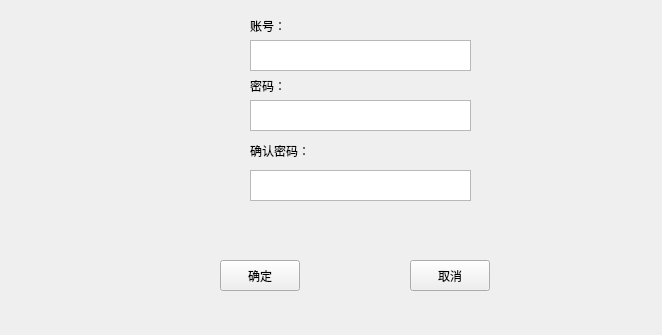
<?xml version="1.0" encoding="UTF-8"?>
<ui version="4.0">
 <class>Form</class>
 <widget class="QWidget" name="Form">
  <property name="geometry">
   <rect>
    <x>0</x>
    <y>0</y>
    <width>662</width>
    <height>335</height>
   </rect>
  </property>
  <property name="windowTitle">
   <string>Form</string>
  </property>
  <widget class="QLabel" name="label">
   <property name="geometry">
    <rect>
     <x>250</x>
     <y>0</y>
     <width>41</width>
     <height>51</height>
    </rect>
   </property>
   <property name="text">
    <string>账号：</string>
   </property>
  </widget>
  <widget class="QLabel" name="label_2">
   <property name="geometry">
    <rect>
     <x>250</x>
     <y>70</y>
     <width>41</width>
     <height>31</height>
    </rect>
   </property>
   <property name="text">
    <string>密码：</string>
   </property>
  </widget>
  <widget class="QLabel" name="label_3">
   <property name="geometry">
    <rect>
     <x>250</x>
     <y>130</y>
     <width>91</width>
     <height>41</height>
    </rect>
   </property>
   <property name="text">
    <string>确认密码：</string>
   </property>
  </widget>
  <widget class="QTextEdit" name="textEdit">
   <property name="geometry">
    <rect>
     <x>250</x>
     <y>40</y>
     <width>221</width>
     <height>31</height>
    </rect>
   </property>
  </widget>
  <widget class="QTextEdit" name="textEdit_2">
   <property name="geometry">
    <rect>
     <x>250</x>
     <y>100</y>
     <width>221</width>
     <height>31</height>
    </rect>
   </property>
  </widget>
  <widget class="QTextEdit" name="textEdit_3">
   <property name="geometry">
    <rect>
     <x>250</x>
     <y>170</y>
     <width>221</width>
     <height>31</height>
    </rect>
   </property>
  </widget>
  <widget class="QPushButton" name="pushButton">
   <property name="geometry">
    <rect>
     <x>220</x>
     <y>260</y>
     <width>80</width>
     <height>31</height>
    </rect>
   </property>
   <property name="text">
    <string>确定</string>
   </property>
  </widget>
  <widget class="QPushButton" name="pushButton_2">
   <property name="geometry">
    <rect>
     <x>410</x>
     <y>260</y>
     <width>80</width>
     <height>31</height>
    </rect>
   </property>
   <property name="text">
    <string>取消</string>
   </property>
  </widget>
  <widget class="QLabel" name="label_4">
   <property name="geometry">
    <rect>
     <x>230</x>
     <y>220</y>
     <width>251</width>
     <height>31</height>
    </rect>
   </property>
   <property name="text">
    <string/>
   </property>
  </widget>
 </widget>
 <resources/>
 <connections/>
</ui>
